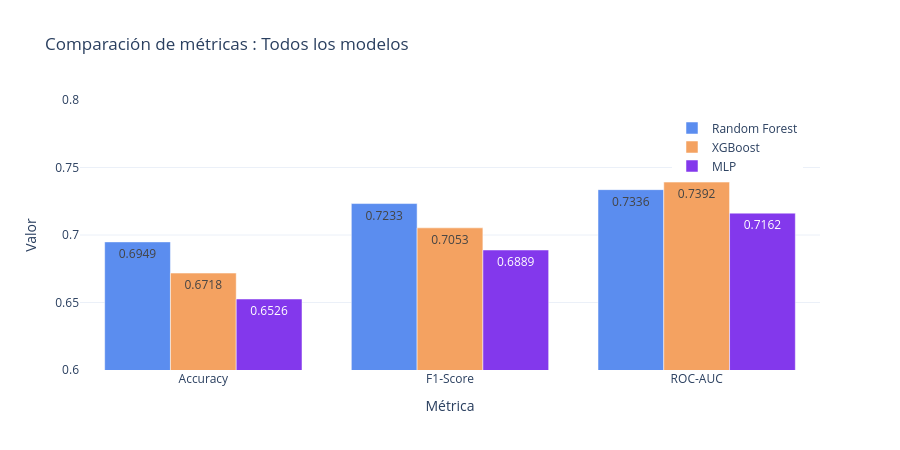

Source (notebook cell):
### Markdown cell above
## 3. Comparación de métricas

### Code cell
# -- Visualización 1: Comparación de métricas principales ----------------------------------------------
metricas = ['accuracy', 'f1_score', 'roc_auc']
labels   = ['Accuracy', 'F1-Score', 'ROC-AUC']
colores  = ['#5B8DEF', '#F4A261', '#8338EC']

fig = go.Figure()
for i, row in df_res.iterrows():
    fig.add_trace(go.Bar(
        name=row['modelo'],
        x=labels,
        y=[row[m] for m in metricas],
        text=[f'{row[m]:.4f}' for m in metricas],
        textposition='auto',
        marker_color=colores[i]
    ))

fig.update_layout(
    title='Comparación de métricas : Todos los modelos',
    barmode='group',
    yaxis=dict(range=[0.6, 0.80], title='Valor'),
    xaxis_title='Métrica',
    height=450,
    template='plotly_white',
    legend=dict(x=0.8, y=0.95)
)
fig.show()

### Figure 1 — Plotly figure (JSON) as saved in the notebook; plotly's stock layout.template omitted (floating-point values rounded to 4 significant figures)
{"data": [{"marker": {"color": "#5B8DEF"}, "name": "Random Forest", "text": ["0.6949", "0.7233", "0.7336"], "textposition": "auto", "type": "bar", "x": ["Accuracy", "F1-Score", "ROC-AUC"], "y": [0.6949, 0.7233, 0.7336]}, {"marker": {"color": "#F4A261"}, "name": "XGBoost", "text": ["0.6718", "0.7053", "0.7392"], "textposition": "auto", "type": "bar", "x": ["Accuracy", "F1-Score", "ROC-AUC"], "y": [0.6718, 0.7053, 0.7392]}, {"marker": {"color": "#8338EC"}, "name": "MLP", "text": ["0.6526", "0.6889", "0.7162"], "textposition": "auto", "type": "bar", "x": ["Accuracy", "F1-Score", "ROC-AUC"], "y": [0.6526, 0.6889, 0.7162]}], "layout": {"barmode": "group", "height": 450, "legend": {"x": 0.8, "y": 0.95}, "title": {"text": "Comparación de métricas : Todos los modelos"}, "xaxis": {"title": {"text": "Métrica"}}, "yaxis": {"range": [0.6, 0.8], "title": {"text": "Valor"}}}}
